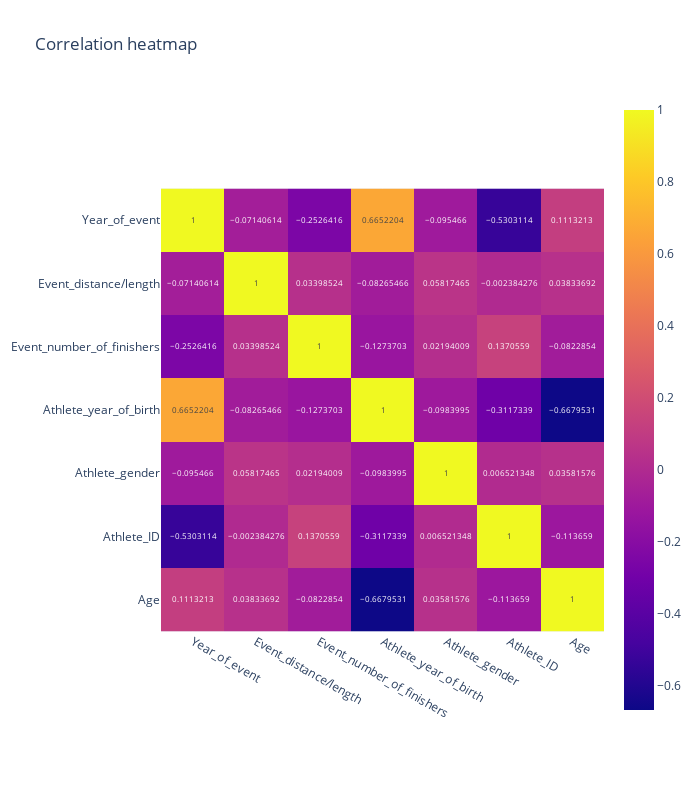

Notebook code for this chart:
### Code cell
# heat map to understand relations between each column
num_cols=data.select_dtypes('number').columns
corr=data[num_cols].corr()
fig=px.imshow(corr,text_auto=True,title='Correlation heatmap')
fig.update_layout(width=700,height=800)

### Figure 1 — Plotly figure (JSON) as saved in the notebook; plotly's stock layout.template omitted (floating-point values rounded to 4 significant figures)
{"data": [{"coloraxis": "coloraxis", "hovertemplate": "x: %{x}<br>y: %{y}<br>color: %{z}<extra></extra>", "name": "0", "texttemplate": "%{z}", "type": "heatmap", "x": ["Year_of_event", "Event_distance/length", "Event_number_of_finishers", "Athlete_year_of_birth", "Athlete_gender", "Athlete_ID", "Age"], "xaxis": "x", "y": ["Year_of_event", "Event_distance/length", "Event_number_of_finishers", "Athlete_year_of_birth", "Athlete_gender", "Athlete_ID", "Age"], "yaxis": "y", "z": [[1.0, -0.07141, -0.2526, 0.6652, -0.09547, -0.5303, 0.1113], [-0.07141, 1.0, 0.03399, -0.08265, 0.05817, -0.002384, 0.03834], [-0.2526, 0.03399, 1.0, -0.1274, 0.02194, 0.1371, -0.08229], [0.6652, -0.08265, -0.1274, 1.0, -0.0984, -0.3117, -0.668], [-0.09547, 0.05817, 0.02194, -0.0984, 1.0, 0.006521, 0.03582], [-0.5303, -0.002384, 0.1371, -0.3117, 0.006521, 1.0, -0.1137], [0.1113, 0.03834, -0.08229, -0.668, 0.03582, -0.1137, 1.0]]}], "layout": {"coloraxis": {"colorscale": [[0, "#0d0887"], [0.1111, "#46039f"], [0.2222, "#7201a8"], [0.3333, "#9c179e"], [0.4444, "#bd3786"], [0.5556, "#d8576b"], [0.6667, "#ed7953"], [0.7778, "#fb9f3a"], [0.8889, "#fdca26"], [1, "#f0f921"]]}, "height": 800, "title": {"text": "Correlation heatmap"}, "width": 700, "xaxis": {"anchor": "y", "constrain": "domain", "domain": [0, 1], "scaleanchor": "y"}, "yaxis": {"anchor": "x", "autorange": "reversed", "constrain": "domain", "domain": [0, 1]}}}
